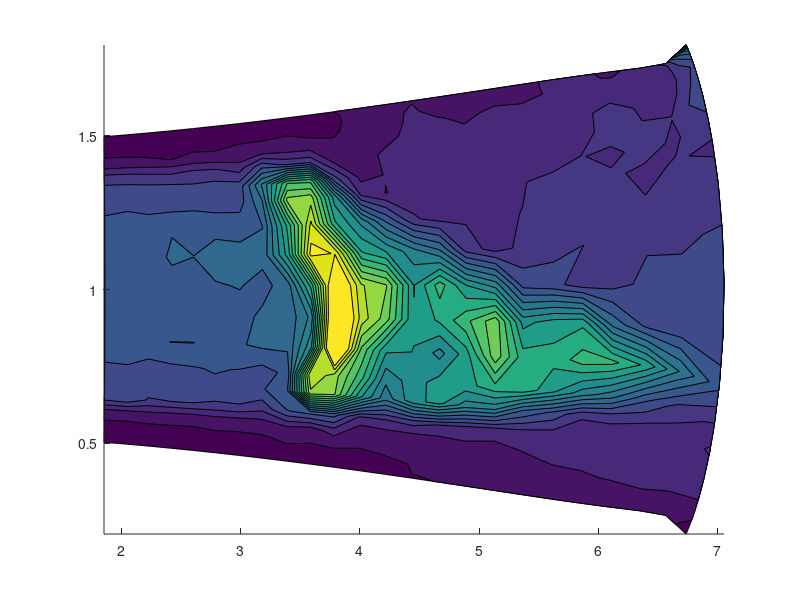

Write MATLAB code to recreate this figure. (Note: this script raises an error after producing the figure.)
clear all;
clc;
close all;


%% Plot the BL data: Mean and Reynolds stress
pdfE = true;
res(1).name = 'coarse';
res(2).name = 'medium';
ref = 2;

% Figure name
figs(1).name = '2dspancorr';
figs(2).name = '1dspancorr';

% Plot symbols
res(1).sym = '--';
res(2).sym = '-.';

% Figure option
LW = 2;         % LineWidth
FSn = 18;       % FontSize labels
FSa = 12;       % FontSize axis
cmax = .2;      % Contour Level Max
Nc = 64;        % Number of contour level
Ht = 1.78;

%% Coarse
figure(1);
load('span_corr/cor.mat');
XX = XX/Ht;
YY = YY/Ht;
contourf(XX,YY+1,tay,[0:.01:.2],'edgecolor','none')


%% Correlation plots
figure(2);hold on;
x = [1:1:size(Cor,1)];

plot(  x/x(end) *.5, Cor(:,1) ,'--','LineWidth',LW);
plot(  x/x(end) *.5, Cor(:,106) ,'--','LineWidth',LW);
plot(  x/x(end) *.5, Cor(:,399), '--','LineWidth',LW);

%% Medium
figure(1);hold on;
load('span_corr/med.mat');
XX = XX/Ht;
YY = YY/Ht;
contourf(XX,YY-1,tay,[0:cmax/Nc:cmax],'edgecolor','none')
colorbar;
axis equal
box on;
h1 = xlabel(['$x/ H_t$']);
set(h1,'Interpreter','latex','FontSize',FSn);
h2 = ylabel('$ y/H_t $');
set(h2,'Interpreter','latex','FontSize',FSn);
set(gca,'FontSize',FSa);



%% Correlation plots
figure(2);hold on;
x = [1:1:size(Cor,1)];
plot(  x/x(end) *.5, Cor(:,1) ,'LineWidth',LW);
plot(  x/x(end) *.5, Cor(:,106) ,'LineWidth',LW);
plot(  x/x(end) *.5, Cor(:,237) ,'LineWidth',LW);
box on;
h1 = xlabel(['$z/ H_t$']);
set(h1,'Interpreter','latex','FontSize',FSn);
h2 = ylabel('$ R_{11}(u) $');
set(h2,'Interpreter','latex','FontSize',FSn);
set(gca,'FontSize',FSa);


% Save the figures and convert them to .pdf
if (pdfE)
    for i=1 : size (figs , 2)
        fname = [ '../figs/',figs(i).name , '.eps' ];
        figure(i);
        print('-depsc2',fname)
        eps2pdf(fname)
        delete(fname)
    end
end



